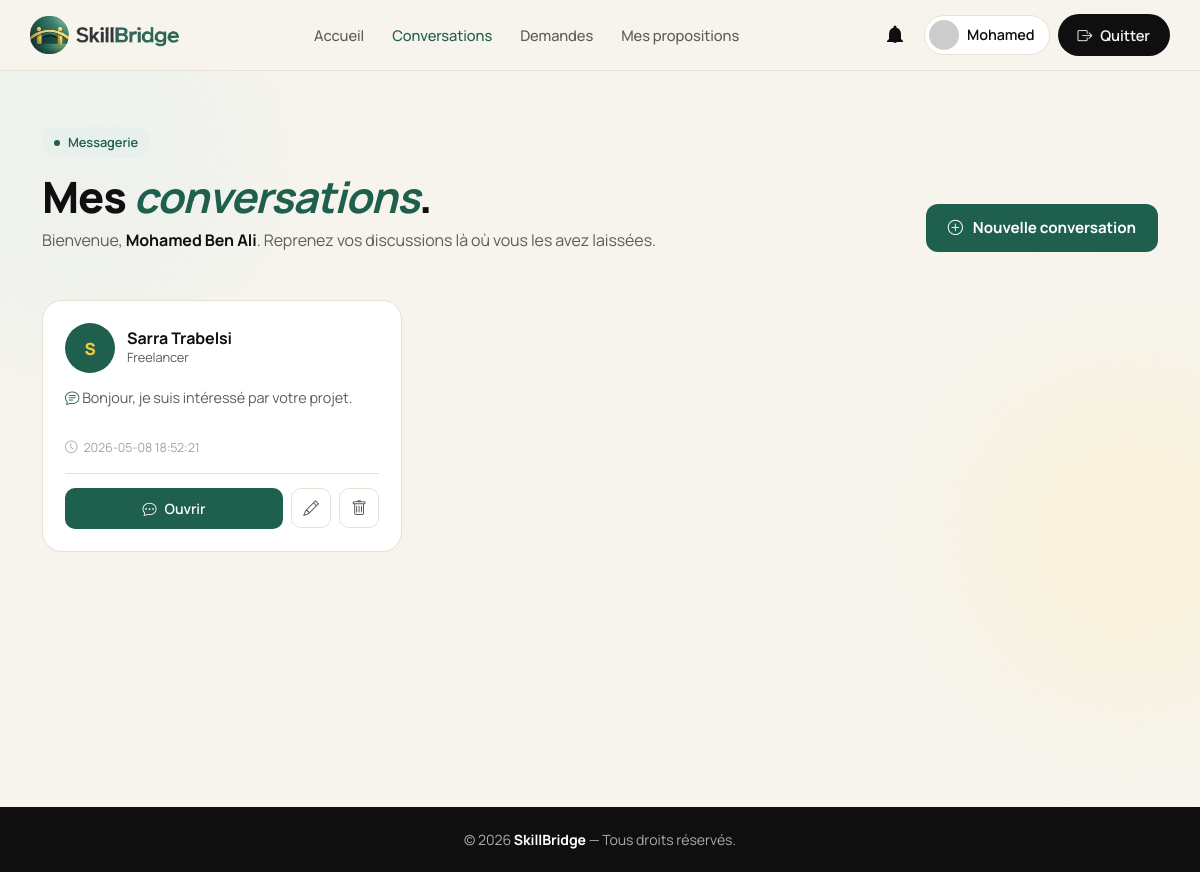
The page /view/frontoffice/chat/conversations.php (signed in) on the database its author committed.
### tables this page shows
CREATE TABLE `conversations` (
    `id_conversation`  INT AUTO_INCREMENT PRIMARY KEY,
    `user1_id`         INT       NOT NULL,
    `user2_id`         INT       NOT NULL,
    `date_creation`    DATETIME  DEFAULT CURRENT_TIMESTAMP,
    INDEX `idx_user1`        (`user1_id`),
    INDEX `idx_user2`        (`user2_id`),
    INDEX `idx_pair`         (`user1_id`, `user2_id`),
    FOREIGN KEY (`user1_id`) REFERENCES `utilisateurs`(`id`) ON DELETE CASCADE,
    FOREIGN KEY (`user2_id`) REFERENCES `utilisateurs`(`id`) ON DELETE CASCADE
);

CREATE TABLE `utilisateurs` (
    `id`                 INT AUTO_INCREMENT PRIMARY KEY,
    `nom`                VARCHAR(100)  NOT NULL,
    `prenom`             VARCHAR(100)  NOT NULL,
    `email`              VARCHAR(150)  NOT NULL UNIQUE,
    `password`           VARCHAR(255)  NOT NULL,
    `role`               ENUM('freelancer','client','admin') NOT NULL DEFAULT 'client',
    `telephone`          VARCHAR(20)   NULL,
    `photo`              VARCHAR(255)  NULL,
    `is_active`          TINYINT(1)    NOT NULL DEFAULT 1,
    `is_verified`        TINYINT(1)    NOT NULL DEFAULT 1,
    `verification_token` VARCHAR(64)   NULL,
    `reset_token`        VARCHAR(64)   NULL,
    `reset_token_expiry` DATETIME      NULL,
    `oauth_provider`     VARCHAR(20)   NULL,
    `oauth_id`           VARCHAR(100)  NULL,
    `face_descriptor`    TEXT          NULL,
    `date_inscription`   DATETIME      DEFAULT CURRENT_TIMESTAMP,
    INDEX `idx_email`         (`email`),
    INDEX `idx_oauth`         (`oauth_provider`, `oauth_id`),
    INDEX `idx_reset_token`   (`reset_token`),
    INDEX `idx_verify_token`  (`verification_token`)
);

### view/frontoffice/chat/_auth.php (called while the page is built, shortened)
<?php
$currentUserId   = (int)$_SESSION['user_id'];

### controller/ChatController.php (called while the page is built, shortened)
<?php
require_once __DIR__ . '/../config.php';
require_once __DIR__ . '/../model/Conversation.php';
class ChatController {
    private $pdo;
    public function __construct() {
        global $pdo;
        $this->pdo = $pdo;
    }
    public function listConversationsByUser($userId) {
        $conv = new Conversation($this->pdo);
        return $conv->readByUser($userId);
    }
}

### model/Conversation.php (called while the page is built, shortened)
<?php
class Conversation {
    private $conn;
    private $table = 'conversations';
    public function __construct($db) {
        $this->conn = $db;
    }
    public function readByUser($userId) {
        $query = "SELECT c.id_conversation, c.user1_id, c.user2_id, c.date_creation,
                         u1.nom AS user1_nom, u1.prenom AS user1_prenom,
                         u2.nom AS user2_nom, u2.prenom AS user2_prenom,
                         (SELECT contenu FROM messages m WHERE m.id_conversation = c.id_conversation ORDER BY m.date_envoi DESC LIMIT 1) AS dernier_message
                  FROM " . $this->table . " c
                  JOIN utilisateurs u1 ON c.user1_id = u1.id
                  JOIN utilisateurs u2 ON c.user2_id = u2.id
                  WHERE c.user1_id = :user_id OR c.user2_id = :user_id2
                  ORDER BY c.date_creation DESC";
        $stmt = $this->conn->prepare($query);
        $stmt->bindParam(':user_id', $userId);
        $stmt->bindParam(':user_id2', $userId);
        $stmt->execute();
        return $stmt;
    }
}

### view/frontoffice/chat/conversations.php (the view, shortened to what this page needs)
<?php
require_once __DIR__ . '/../../../controller/ChatController.php';
$chatController = new ChatController();
require_once __DIR__ . "/_auth.php";
$conversations = $chatController->listConversationsByUser($currentUserId)->fetchAll(PDO::FETCH_ASSOC);
$templateBase  = '../EasyFolio';
$userNom       = trim((string)($_SESSION['user_nom'] ?? ''));
$userFirstName = trim(explode(' ', $userNom)[0] ?? '') ?: 'Profil';
$photoStmt = $pdo->prepare("SELECT photo FROM utilisateurs WHERE id = :id");
$photoStmt->execute([':id' => $currentUserId]);
$myPhoto = (string)($photoStmt->fetchColumn() ?: '');
$navAvatarSrc = !empty($myPhoto)
    ? $templateBase . '/assets/img/profile/' . htmlspecialchars($myPhoto)
    : 'https://ui-avatars.com/api/?name=' . urlencode($userNom ?: 'SkillBridge') . '&background=1F5F4D&color=fff&bold=true&size=80';
$navAvatarFallback = 'https://ui-avatars.com/api/?name=' . urlencode($userNom ?: 'SkillBridge') . '&background=1F5F4D&color=fff&bold=true&size=80';
?>
<!DOCTYPE html>
<html lang="fr">
<head>
    <link href="<?= $templateBase ?>/assets/vendor/bootstrap/css/bootstrap.min.css" rel="stylesheet">
    <link href="<?= $templateBase ?>/assets/vendor/bootstrap-icons/bootstrap-icons.css" rel="stylesheet">
</head>
<body>
<header class="sb-header">
  <div class="container">
    <a href="<?= $templateBase ?>/index.php" class="sb-logo">
      <img src="<?= $templateBase ?>/assets/img/skillbridge-logo.png" alt="SkillBridge" class="logo-img" loading="eager">
    </a>
    <nav class="sb-nav">
      <?= frontoffice_main_nav('conversations', $templateBase, '.') ?>
    </nav>
    <div class="d-flex align-items-center gap-2">
      <span id="bellSlot" class="sb-bell-btn" style="display:inline-flex;"></span>
      <a href="<?= $templateBase ?>/profil.php" class="sb-profile-chip" title="Mon Profil">
        <img src="<?= $navAvatarSrc ?>" alt="" class="avatar"
             onerror="this.onerror=null;this.src='<?= htmlspecialchars($navAvatarFallback) ?>';">
        <span><?= htmlspecialchars($userFirstName) ?></span>
      </a>
      <a href="<?= base_url() ?>/controller/utilisateurcontroller.php?action=logout" class="sb-cta d-none d-md-inline-flex">
        <i class="bi bi-box-arrow-right"></i><span>Quitter</span>
      </a>
    </div>
  </div>
</header>
<main>
  <section class="page-bg">
    <div class="blob sage  blob-1"></div>
    <div class="blob honey blob-2"></div>
    <div class="container">
      <div class="d-flex justify-content-between align-items-end flex-wrap gap-3 mb-5">
        <div>
          <span class="eyebrow"><span class="dot"></span> Messagerie</span>
          <h1 class="display-x mt-3 mb-2">Mes <span class="accent">conversations</span>.</h1>
          <p class="lead-x mb-0">Bienvenue, <strong style="color:var(--ink);"><?= htmlspecialchars($userNom ?: 'sur SkillBridge') ?></strong>. Reprenez vos discussions là où vous les avez laissées.</p>
        </div>
        <a href="new_conversation.php" class="btn-sage">
          <i class="bi bi-plus-circle"></i> Nouvelle conversation
        </a>
      </div>
      <?php if (empty($conversations)): ?>
        <div class="empty-state">
          <div class="ic"><i class="bi bi-chat-square-dots"></i></div>
          <h4>Aucune conversation pour l'instant</h4>
          <p>Démarrez votre première discussion avec un freelancer.</p>
          <a href="new_conversation.php" class="btn-sage">
            <i class="bi bi-plus-circle"></i> Démarrer une conversation
          </a>
        </div>
      <?php else: ?>
        <div class="conv-grid">
          <?php foreach ($conversations as $conv):
              $otherUser = ($conv['user1_id'] == $currentUserId)
                  ? $conv['user2_prenom'] . ' ' . $conv['user2_nom']
                  : $conv['user1_prenom'] . ' ' . $conv['user1_nom'];
              $initials  = strtoupper(mb_substr($otherUser, 0, 1, 'UTF-8'));
              $preview   = !empty($conv['dernier_message']) ? chat_message_preview($conv['dernier_message'], 120) : '';
              $created   = $conv['date_creation'] ?? '';
          ?>
            <article class="conv-card">
              <div class="row-top">
                <div class="ava"><?= htmlspecialchars($initials) ?></div>
                <div style="min-width:0;">
                  <div class="name"><?= htmlspecialchars($otherUser) ?></div>
                  <div class="role">Freelancer</div>
                </div>
              </div>
              <?php if ($preview): ?>
                <p class="preview">
                  <i class="bi bi-chat-text" style="color:var(--sage);"></i>
                  <?= htmlspecialchars($preview) ?>
                </p>
              <?php else: ?>
                <p class="preview empty">Aucun message encore.</p>
              <?php endif; ?>
              <?php if ($created): ?>
                <div class="meta"><i class="bi bi-clock"></i> <?= htmlspecialchars($created) ?></div>
              <?php endif; ?>
              <div class="conv-actions">
                <a href="chat.php?id=<?= $conv['id_conversation'] ?>" class="btn-open">
                  <i class="bi bi-chat-dots"></i> Ouvrir
                </a>
                <a href="edit_conversation.php?id=<?= $conv['id_conversation'] ?>" class="btn-icon edit" title="Modifier">
                  <i class="bi bi-pencil"></i>
                </a>
                <a href="conversations.php?action=delete&id=<?= $conv['id_conversation'] ?>"
                   class="btn-icon delete"
                   title="Supprimer"
                   onclick="return confirm('Supprimer cette conversation ?');">
                  <i class="bi bi-trash"></i>
                </a>
              </div>
            </article>
          <?php endforeach; ?>
        </div>
      <?php endif; ?>
    </div>
  </section>
</main>
<footer class="sb-footer">
  © <?= date('Y') ?> <strong>SkillBridge</strong> — Tous droits réservés.
</footer>
</body>
</html>

### rows shown on the page
conversations: user1.nom "S", user1.nom "Sarra Trabelsi", preview "Bonjour, je suis intéressé par votre projet.", date_creation "2026-05-08 18:52:21"

### other values the page prints
$it['label'] "Accueil"
$it['label'] "Conversations"
$it['label'] "Demandes"
$it['label'] "Mes propositions"
$userFirstName "Mohamed"
$userNom ?: 'sur SkillBridge' "Mohamed Ben Ali"
